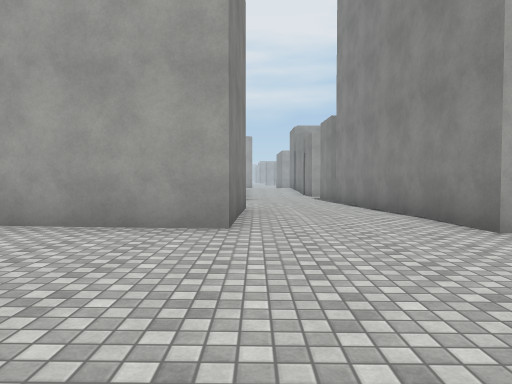
View 1 (above)

23 first-person views from a walk through a Unity game level. The camera is 1.3 m above the floor, tilts 2° down and sees 70° across. The floor is counted in squares, 2 m on a side. Each view is taken from the middle of a square. On the plan, view 1 faces up. The plan holds only what a view shows up to about 11 squares ahead; the rest is blank. The place goes on beyond the plan. Surface patterns are stand-ins for the level's own textures.

View 2
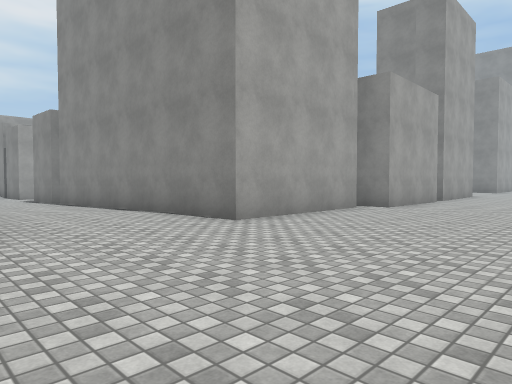

View 3
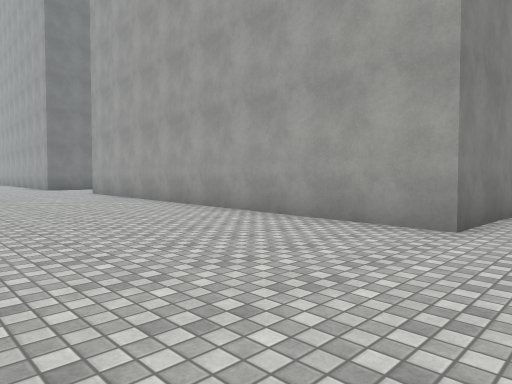

View 4
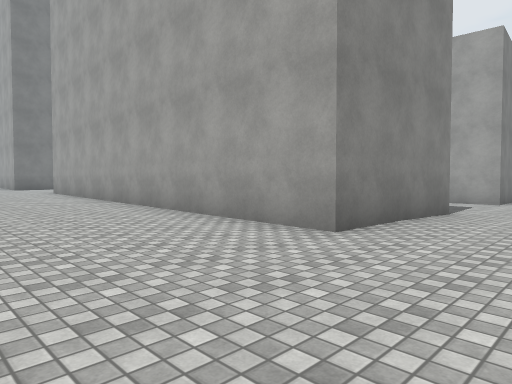

View 5
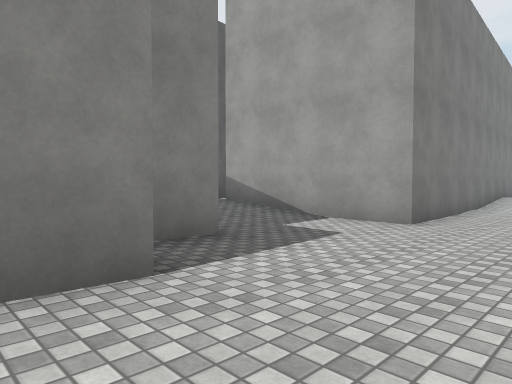

View 6
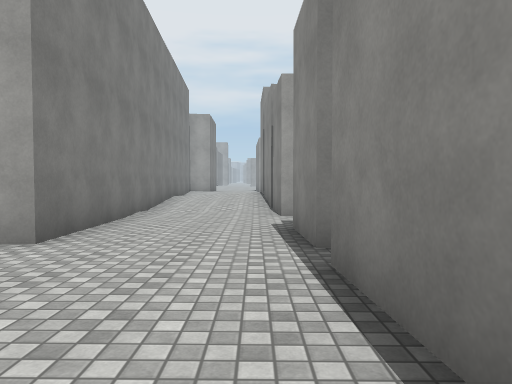

View 7
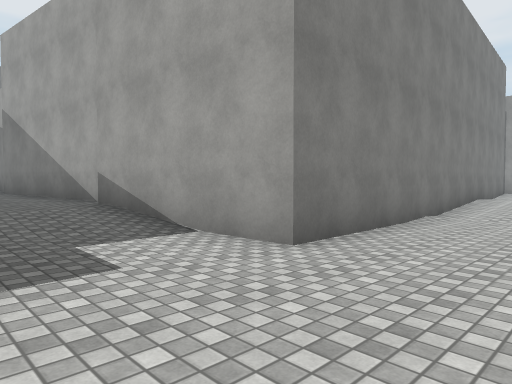

View 8
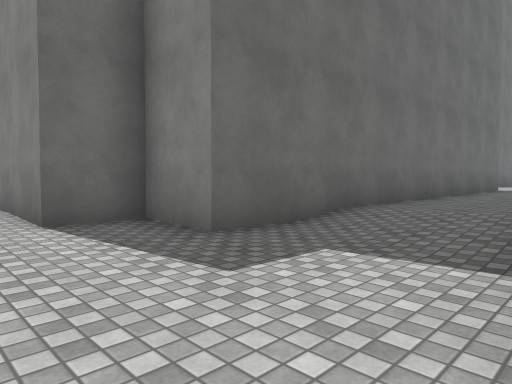

View 9
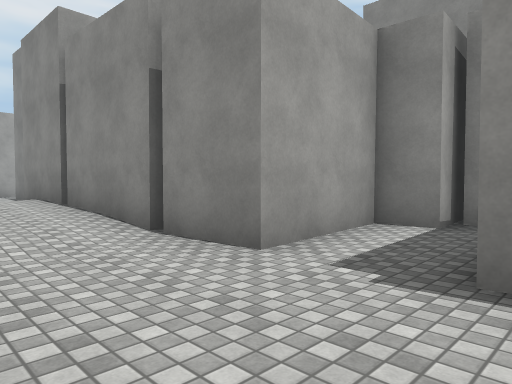

View 10
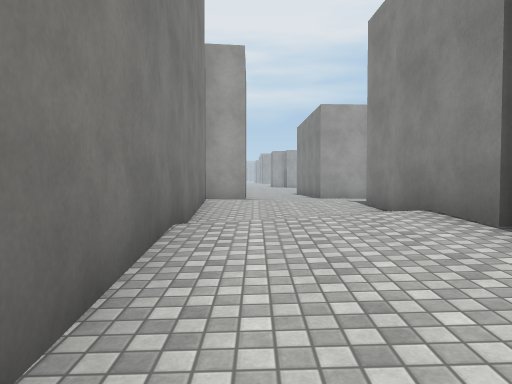

View 11
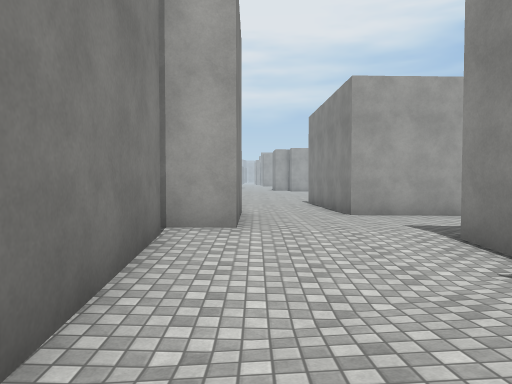

View 12
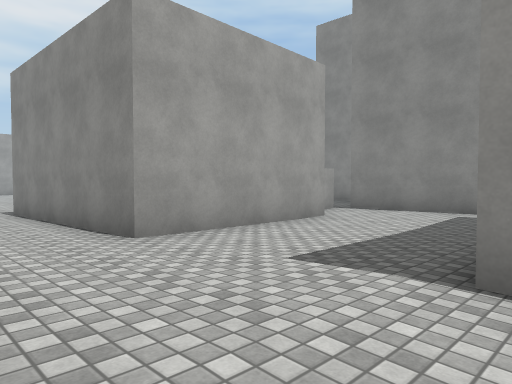

View 13
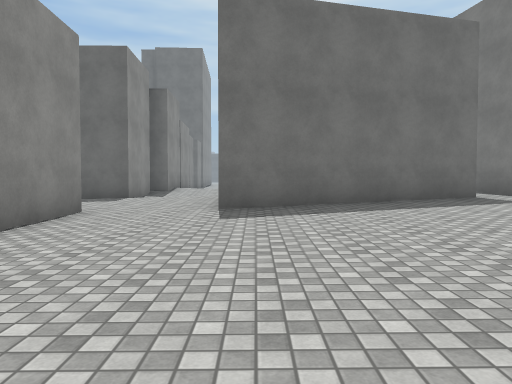

View 14
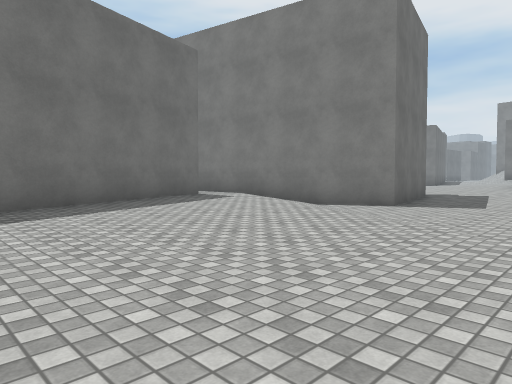

View 15
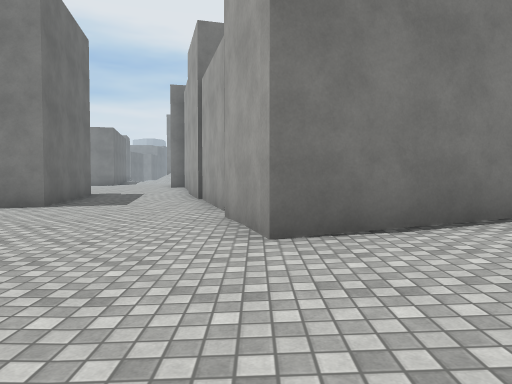

View 16
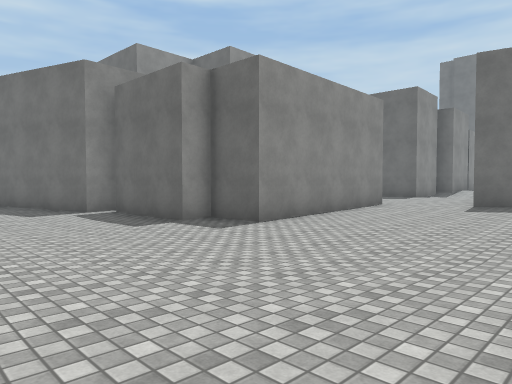

View 17
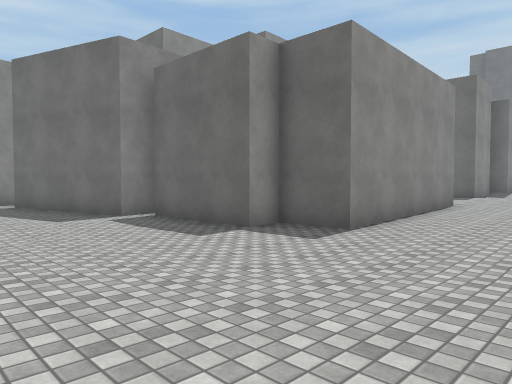

View 18
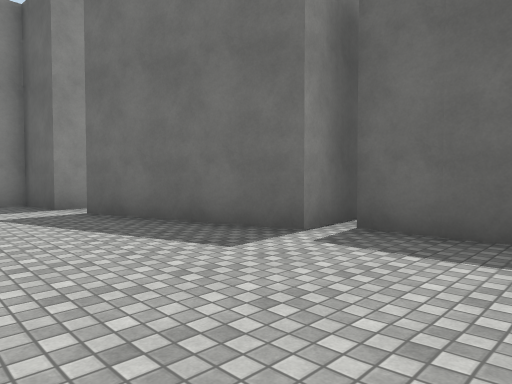

View 19
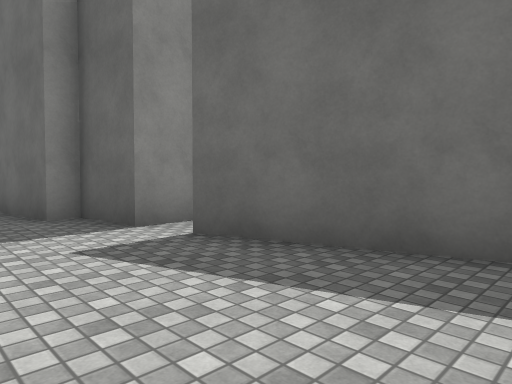

View 20
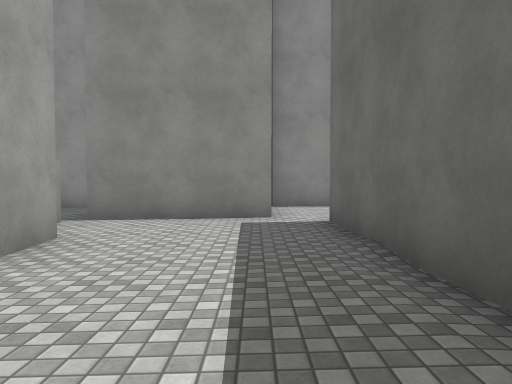

View 21
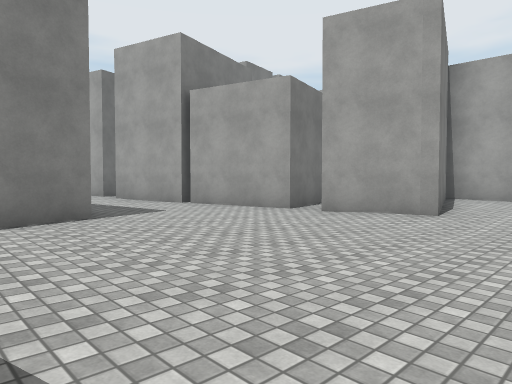

View 22
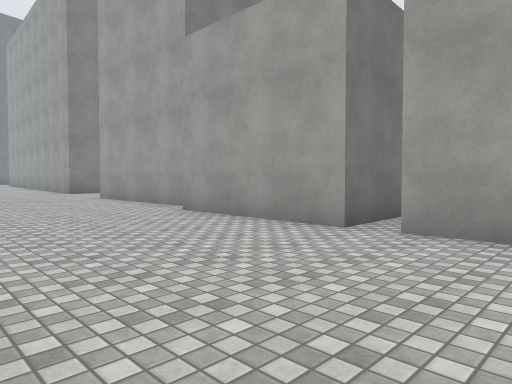

View 23
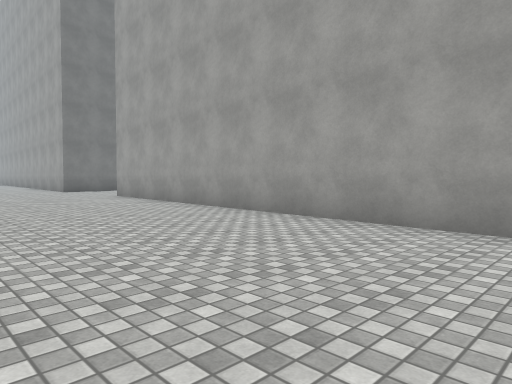

### Floor plan
Key: @ floor where view 1 was taken; # wall or solid block; . main floor; : floor 0.25 m higher than the main floor; - floor 0.25 m lower than the main floor; + floor 0.5 m higher than the main floor; / step, stairs or slope.
Columns run from 12 left of view 1 to 14 right of it. Each row starts with its distance up from view 1.
 41         #::.... ------.
 40         #:.....-------.....
 39      #  #....---------.####
 38     ##.##...--------####
 37  ####......-------###
 36 ##:.........--######
 35 ::............#
 34 ::............#
 33  ####./:......#
 32     #//::.....#     ##
 31     ##:::::...#####..#
 30      #::::##.........#
 29      #+#####:........#
 28      #+    #::.......###
 27            #:::........#
 26            #::.###### .#
 25            #...#
 24            #.//#
 23            #///#
 22            #:++#
 21            #:::#
 20            #:::#
 19            #../#
 18            #...#
 17            #...###
 16            #.....##
 15            #......#
 14            #...#
 13   #####+####...#
 12   +++++++/:....#
 11  ++++++++::::..#
 10 ###########::::#
  9           #::::#
  8           ##:::#
  7            #:::#
  6            #:::#
  5  ###########:::###### ####
  4 +++++++:::::::::::::###...
  3 ++++++::::::::::::::::.....
  2 ++++++:::::::::::::::......
  1    +++:::::::::::::::......
  0         ::::@::        ....

Positions as (right, up) in squares from view 1, and headings:
1: (0, 0), facing up
2: (-1, 0), facing up-right
3: (1, 0), facing up-left
4: (2, 1), facing up-left
5: (2, 7), facing up-left
6: (2, 9), facing up
7: (2, 10), facing up-left
8: (1, 13), facing down-left
9: (0, 14), facing up-right
10: (0, 18), facing up
11: (0, 22), facing up
12: (0, 26), facing up-right
13: (-1, 37), facing down
14: (0, 37), facing down-left
15: (0, 38), facing left
16: (-3, 41), facing down-right
17: (-1, 41), facing down-right
18: (4, 41), facing down-right
19: (7, 41), facing down-right
20: (2, 28), facing right
21: (-1, 31), facing up-left
22: (14, 0), facing up-left
23: (-1, 0), facing up-left
